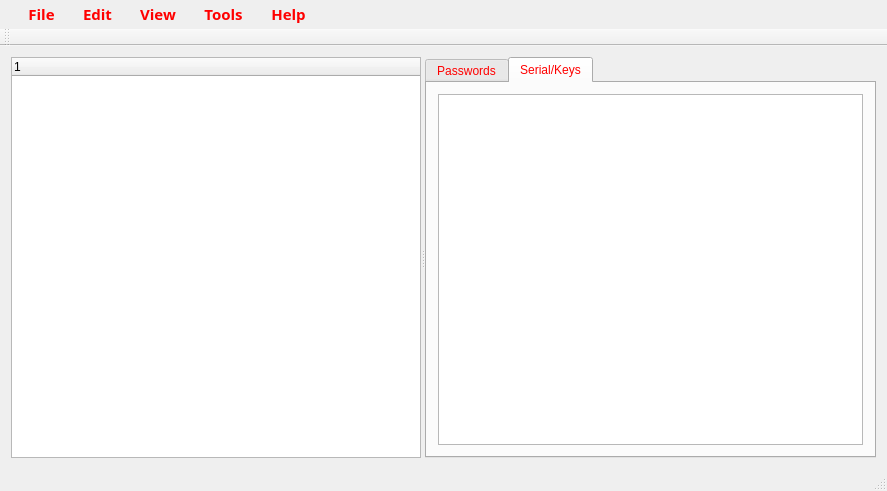
<?xml version="1.0" encoding="UTF-8"?>
<ui version="4.0">
 <class>HomeScreen</class>
 <widget class="QMainWindow" name="HomeScreen">
  <property name="windowModality">
   <enum>Qt::WindowModal</enum>
  </property>
  <property name="geometry">
   <rect>
    <x>0</x>
    <y>0</y>
    <width>887</width>
    <height>491</height>
   </rect>
  </property>
  <property name="windowTitle">
   <string>Vault</string>
  </property>
  <property name="windowIcon">
   <iconset resource="MyResources.qrc">
    <normaloff>:/Images/member2.png</normaloff>:/Images/member2.png</iconset>
  </property>
  <property name="styleSheet">
   <string notr="true"/>
  </property>
  <widget class="QWidget" name="centralWidget">
   <layout class="QGridLayout" name="gridLayout">
    <item row="0" column="0">
     <widget class="QSplitter" name="splitter">
      <property name="orientation">
       <enum>Qt::Horizontal</enum>
      </property>
      <widget class="QTreeWidget" name="treeWidget_groups">
       <property name="styleSheet">
        <string notr="true"/>
       </property>
       <property name="dragEnabled">
        <bool>false</bool>
       </property>
       <property name="dragDropMode">
        <enum>QAbstractItemView::DropOnly</enum>
       </property>
       <property name="defaultDropAction">
        <enum>Qt::LinkAction</enum>
       </property>
       <attribute name="headerHighlightSections">
        <bool>true</bool>
       </attribute>
       <column>
        <property name="text">
         <string notr="true">1</string>
        </property>
       </column>
      </widget>
      <widget class="QTabWidget" name="tabWidget">
       <property name="styleSheet">
        <string notr="true">color:red;</string>
       </property>
       <property name="tabPosition">
        <enum>QTabWidget::North</enum>
       </property>
       <property name="tabShape">
        <enum>QTabWidget::Rounded</enum>
       </property>
       <property name="currentIndex">
        <number>1</number>
       </property>
       <widget class="QWidget" name="tab">
        <attribute name="title">
         <string>Passwords</string>
        </attribute>
        <layout class="QGridLayout" name="gridLayout_2">
         <item row="0" column="0">
          <widget class="QTableView" name="tableView_info">
           <property name="styleSheet">
            <string notr="true">color:black;</string>
           </property>
           <property name="frameShape">
            <enum>QFrame::StyledPanel</enum>
           </property>
           <property name="frameShadow">
            <enum>QFrame::Sunken</enum>
           </property>
           <property name="sizeAdjustPolicy">
            <enum>QAbstractScrollArea::AdjustToContents</enum>
           </property>
           <property name="showGrid">
            <bool>true</bool>
           </property>
          </widget>
         </item>
        </layout>
       </widget>
       <widget class="QWidget" name="tab_2">
        <attribute name="title">
         <string>Serial/Keys</string>
        </attribute>
        <layout class="QGridLayout" name="gridLayout_3">
         <item row="0" column="0">
          <widget class="QTableView" name="tableView_keyInfo">
           <property name="styleSheet">
            <string notr="true">color:black;</string>
           </property>
          </widget>
         </item>
        </layout>
       </widget>
      </widget>
     </widget>
    </item>
   </layout>
  </widget>
  <widget class="QMenuBar" name="menuBar">
   <property name="geometry">
    <rect>
     <x>0</x>
     <y>0</y>
     <width>887</width>
     <height>26</height>
    </rect>
   </property>
   <property name="font">
    <font>
     <family>Tekton Pro</family>
     <pointsize>11</pointsize>
     <weight>75</weight>
     <bold>true</bold>
    </font>
   </property>
   <property name="styleSheet">
    <string notr="true">spacing:20px;
padding:1px 4px;
border-radius:4px;
color:red;
</string>
   </property>
   <widget class="QMenu" name="menu_File">
    <property name="styleSheet">
     <string notr="true">color:grey;
</string>
    </property>
    <property name="title">
     <string>File</string>
    </property>
    <addaction name="actionNew_Database"/>
    <addaction name="actionOpen_Database"/>
    <addaction name="separator"/>
    <addaction name="actionDatabase_Settings"/>
    <addaction name="actionChange_Master_Key"/>
    <addaction name="actionPrint"/>
    <addaction name="actionLock_Workspace"/>
    <addaction name="actionExit"/>
   </widget>
   <widget class="QMenu" name="menuEdit">
    <property name="styleSheet">
     <string notr="true">color:grey;</string>
    </property>
    <property name="title">
     <string>Edit</string>
    </property>
    <addaction name="actionAdd_Group"/>
    <addaction name="actionEdit_Group"/>
    <addaction name="separator"/>
    <addaction name="actionAdd_New_Entry"/>
    <addaction name="actionEdit_View_Entry"/>
    <addaction name="actionDuplicate_Entry"/>
    <addaction name="actionDelete_Entry"/>
    <addaction name="separator"/>
    <addaction name="actionSelect_All"/>
    <addaction name="separator"/>
    <addaction name="actionFind"/>
   </widget>
   <widget class="QMenu" name="menuView">
    <property name="title">
     <string>View</string>
    </property>
    <addaction name="actionShow_Toolbar"/>
    <addaction name="actionShow_Entry_View"/>
    <addaction name="separator"/>
    <addaction name="actionAlways_on_Top"/>
    <addaction name="separator"/>
   </widget>
   <widget class="QMenu" name="menuTools">
    <property name="title">
     <string>Tools</string>
    </property>
    <widget class="QMenu" name="menuDatabase_Tools">
     <property name="font">
      <font>
       <family>Tekton Pro</family>
       <pointsize>11</pointsize>
       <weight>75</weight>
       <bold>true</bold>
      </font>
     </property>
     <property name="styleSheet">
      <string notr="true">color:red;</string>
     </property>
     <property name="title">
      <string>Database Tools</string>
     </property>
     <addaction name="actionDatabase_Maintenance"/>
     <addaction name="actionDelete_Duplicate_Entries"/>
     <addaction name="actionDelete_Empty_Groups"/>
    </widget>
    <addaction name="actionGenerate_Password"/>
    <addaction name="menuDatabase_Tools"/>
    <addaction name="actionOptions"/>
   </widget>
   <widget class="QMenu" name="menuHelp">
    <property name="title">
     <string>Help</string>
    </property>
    <addaction name="actionHelp_Contents"/>
    <addaction name="actionAbout_Vault"/>
   </widget>
   <addaction name="menu_File"/>
   <addaction name="menuEdit"/>
   <addaction name="menuView"/>
   <addaction name="menuTools"/>
   <addaction name="menuHelp"/>
  </widget>
  <widget class="QToolBar" name="mainToolBar">
   <attribute name="toolBarArea">
    <enum>TopToolBarArea</enum>
   </attribute>
   <attribute name="toolBarBreak">
    <bool>false</bool>
   </attribute>
  </widget>
  <widget class="QStatusBar" name="statusBar"/>
  <action name="actionNew_Database">
   <property name="text">
    <string>New Database</string>
   </property>
   <property name="font">
    <font>
     <family>Tekton Pro</family>
     <pointsize>11</pointsize>
     <weight>75</weight>
     <bold>true</bold>
    </font>
   </property>
  </action>
  <action name="actionOpen_Database">
   <property name="text">
    <string>Open Database</string>
   </property>
   <property name="font">
    <font>
     <family>Tekton Pro</family>
     <pointsize>11</pointsize>
     <weight>75</weight>
     <bold>true</bold>
    </font>
   </property>
  </action>
  <action name="actionDatabase_Settings">
   <property name="text">
    <string>Database Settings</string>
   </property>
   <property name="font">
    <font>
     <family>Tekton Pro</family>
     <pointsize>11</pointsize>
     <weight>75</weight>
     <bold>true</bold>
    </font>
   </property>
  </action>
  <action name="actionChange_Master_Key">
   <property name="text">
    <string>Change Master Key</string>
   </property>
   <property name="font">
    <font>
     <family>Tekton Pro</family>
     <pointsize>11</pointsize>
     <weight>75</weight>
     <bold>true</bold>
    </font>
   </property>
  </action>
  <action name="actionPrint">
   <property name="text">
    <string>Print</string>
   </property>
   <property name="font">
    <font>
     <family>Tekton Pro</family>
     <pointsize>11</pointsize>
     <weight>75</weight>
     <bold>true</bold>
    </font>
   </property>
  </action>
  <action name="actionLock_Workspace">
   <property name="text">
    <string>Lock Workspace</string>
   </property>
   <property name="font">
    <font>
     <family>Tekton Pro</family>
     <pointsize>11</pointsize>
     <weight>75</weight>
     <bold>true</bold>
    </font>
   </property>
  </action>
  <action name="actionExit">
   <property name="text">
    <string>Exit</string>
   </property>
   <property name="font">
    <font>
     <family>Tekton Pro</family>
     <pointsize>11</pointsize>
     <weight>75</weight>
     <bold>true</bold>
    </font>
   </property>
  </action>
  <action name="actionAdd_Group">
   <property name="text">
    <string>Add Group</string>
   </property>
   <property name="font">
    <font>
     <family>Tekton Pro</family>
     <pointsize>11</pointsize>
     <weight>75</weight>
     <bold>true</bold>
    </font>
   </property>
  </action>
  <action name="actionEdit_Group">
   <property name="text">
    <string>Edit Group</string>
   </property>
   <property name="font">
    <font>
     <family>Tekton Pro</family>
     <pointsize>11</pointsize>
     <weight>75</weight>
     <bold>true</bold>
    </font>
   </property>
  </action>
  <action name="actionAdd_New_Entry">
   <property name="text">
    <string>Add New Entry</string>
   </property>
   <property name="font">
    <font>
     <family>Tekton Pro</family>
     <pointsize>11</pointsize>
     <weight>75</weight>
     <bold>true</bold>
    </font>
   </property>
  </action>
  <action name="actionEdit_View_Entry">
   <property name="text">
    <string>Edit/View Entry</string>
   </property>
   <property name="font">
    <font>
     <family>Tekton Pro</family>
     <pointsize>11</pointsize>
     <weight>75</weight>
     <bold>true</bold>
    </font>
   </property>
  </action>
  <action name="actionDuplicate_Entry">
   <property name="text">
    <string>Duplicate Entry</string>
   </property>
   <property name="font">
    <font>
     <family>Tekton Pro</family>
     <pointsize>11</pointsize>
     <weight>75</weight>
     <bold>true</bold>
    </font>
   </property>
  </action>
  <action name="actionDelete_Entry">
   <property name="text">
    <string>Delete Entry</string>
   </property>
   <property name="font">
    <font>
     <family>Tekton Pro</family>
     <pointsize>11</pointsize>
     <weight>75</weight>
     <bold>true</bold>
    </font>
   </property>
  </action>
  <action name="actionSelect_All">
   <property name="text">
    <string>Select All</string>
   </property>
   <property name="font">
    <font>
     <family>Tekton Pro</family>
     <pointsize>11</pointsize>
     <weight>75</weight>
     <bold>true</bold>
    </font>
   </property>
  </action>
  <action name="actionFind">
   <property name="text">
    <string>Find</string>
   </property>
   <property name="font">
    <font>
     <family>Tekton Pro</family>
     <pointsize>11</pointsize>
     <weight>75</weight>
     <bold>true</bold>
    </font>
   </property>
  </action>
  <action name="actionShow_Toolbar">
   <property name="text">
    <string>Show Toolbar</string>
   </property>
   <property name="font">
    <font>
     <family>Tekton Pro</family>
     <pointsize>11</pointsize>
     <weight>75</weight>
     <bold>true</bold>
    </font>
   </property>
  </action>
  <action name="actionShow_Entry_View">
   <property name="text">
    <string>Show Entry View</string>
   </property>
   <property name="font">
    <font>
     <family>Tekton Pro</family>
     <pointsize>11</pointsize>
     <weight>75</weight>
     <bold>true</bold>
    </font>
   </property>
  </action>
  <action name="actionAlways_on_Top">
   <property name="text">
    <string>Always on Top</string>
   </property>
   <property name="font">
    <font>
     <family>Tekton Pro</family>
     <pointsize>11</pointsize>
     <weight>75</weight>
     <bold>true</bold>
    </font>
   </property>
  </action>
  <action name="actionGenerate_Password">
   <property name="text">
    <string>Generate Password</string>
   </property>
   <property name="font">
    <font>
     <family>Tekton Pro</family>
     <pointsize>11</pointsize>
     <weight>75</weight>
     <bold>true</bold>
    </font>
   </property>
  </action>
  <action name="actionOptions">
   <property name="text">
    <string>Options</string>
   </property>
   <property name="font">
    <font>
     <family>Tekton Pro</family>
     <pointsize>11</pointsize>
     <weight>75</weight>
     <bold>true</bold>
    </font>
   </property>
  </action>
  <action name="actionDatabase_Maintenance">
   <property name="text">
    <string>Database Maintenance</string>
   </property>
   <property name="font">
    <font>
     <family>Tekton Pro</family>
     <pointsize>11</pointsize>
     <weight>75</weight>
     <bold>true</bold>
    </font>
   </property>
  </action>
  <action name="actionDelete_Duplicate_Entries">
   <property name="text">
    <string>Delete Duplicate Entries</string>
   </property>
  </action>
  <action name="actionDelete_Empty_Groups">
   <property name="text">
    <string>Delete Empty Groups</string>
   </property>
  </action>
  <action name="actionHelp_Contents">
   <property name="text">
    <string>Help Contents</string>
   </property>
   <property name="font">
    <font>
     <family>Tekton Pro</family>
     <pointsize>11</pointsize>
     <weight>75</weight>
     <bold>true</bold>
    </font>
   </property>
  </action>
  <action name="actionAbout_Vault">
   <property name="text">
    <string>About Vault</string>
   </property>
   <property name="font">
    <font>
     <family>Tekton Pro</family>
     <pointsize>11</pointsize>
     <weight>75</weight>
     <bold>true</bold>
    </font>
   </property>
  </action>
 </widget>
 <layoutdefault spacing="6" margin="11"/>
 <resources>
  <include location="MyResources.qrc"/>
 </resources>
 <connections/>
</ui>
